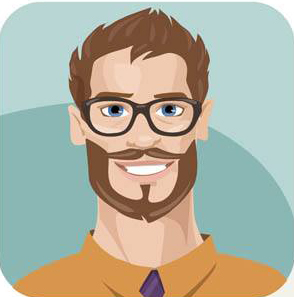
#> input picture project1/image01.jpg, 294 x 297 px
$ python mirror.py
#> lines starting #> are read from the running program, lines starting #| are printed output that depends on the picture; after the words box and inside, x2 and y2 are one past the last pixel; in counts of white or black regions, pixels touching at a corner belong together
import cv2
import numpy as np

# 镜像
# 算法：
# 遍历所有像素点，同时在两倍高度（或宽度）的地方（具体位置见代码）复制同样的像素信息
img = cv2.imread('image01.jpg', 1)
#> img is the input picture: shape (297, 294, 3); mean B, G, R 159, 176, 175.6
imgInfo = img.shape
#> imgInfo = (297, 294, 3)
height = imgInfo[0]
#> height = 297
width = imgInfo[1]
#> width = 294
deep = imgInfo[2]
#> deep = 3
cv2.imshow('original-image', img)

dst = np.zeros([height * 2, width, deep], np.uint8)

for i in range(height):
    for j in range(width):
        dst[i, j] = img[i, j]
        dst[height * 2 - i - 1, j] = img[i, j]
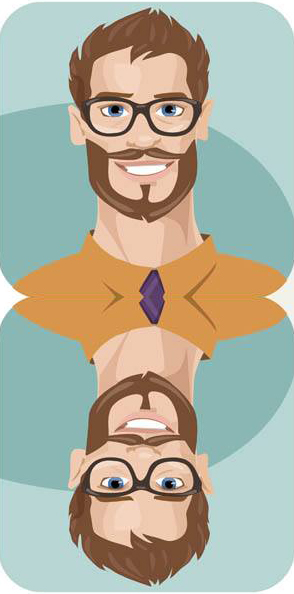
#> dst: shape (594, 294, 3); mean B, G, R 159, 176, 175.6

for i in range(width):
    dst[height, i] = (0, 0, 255)
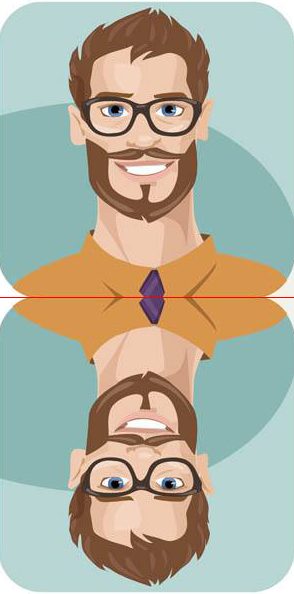
#> dst: shape (594, 294, 3); 0.17% of pixels changed, all inside (x1, y1, x2, y2) = (0, 297, 294, 298)
cv2.imshow('mirror-image', dst)
cv2.waitKey(0)
